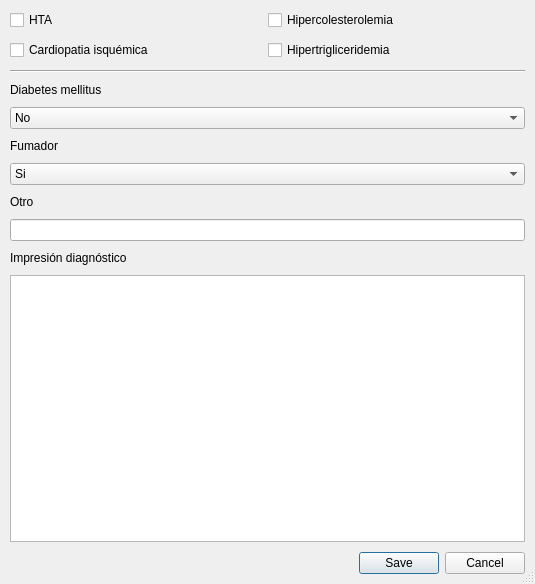
<?xml version="1.0" encoding="UTF-8"?>
<ui version="4.0">
 <class>Dialog</class>
 <widget class="QDialog" name="Dialog">
  <property name="geometry">
   <rect>
    <x>0</x>
    <y>0</y>
    <width>535</width>
    <height>584</height>
   </rect>
  </property>
  <property name="windowTitle">
   <string>Antecedentes Patológicos Personales</string>
  </property>
  <property name="sizeGripEnabled">
   <bool>true</bool>
  </property>
  <property name="modal">
   <bool>true</bool>
  </property>
  <layout class="QVBoxLayout" name="verticalLayout">
   <property name="spacing">
    <number>10</number>
   </property>
   <property name="leftMargin">
    <number>10</number>
   </property>
   <property name="topMargin">
    <number>10</number>
   </property>
   <property name="rightMargin">
    <number>10</number>
   </property>
   <property name="bottomMargin">
    <number>10</number>
   </property>
   <item>
    <widget class="QWidget" name="widget" native="true">
     <layout class="QGridLayout" name="gridLayout">
      <property name="leftMargin">
       <number>0</number>
      </property>
      <property name="topMargin">
       <number>0</number>
      </property>
      <property name="rightMargin">
       <number>0</number>
      </property>
      <property name="bottomMargin">
       <number>0</number>
      </property>
      <property name="horizontalSpacing">
       <number>0</number>
      </property>
      <property name="verticalSpacing">
       <number>10</number>
      </property>
      <item row="0" column="0">
       <widget class="QCheckBox" name="htaCheck">
        <property name="toolTip">
         <string>Hipertensión arterial</string>
        </property>
        <property name="text">
         <string>HTA</string>
        </property>
        <property name="tristate">
         <bool>false</bool>
        </property>
       </widget>
      </item>
      <item row="0" column="1">
       <widget class="QCheckBox" name="hclCheck">
        <property name="text">
         <string>Hipercolesterolemia</string>
        </property>
       </widget>
      </item>
      <item row="1" column="0">
       <widget class="QCheckBox" name="ciCheck">
        <property name="text">
         <string>Cardiopatia isquémica</string>
        </property>
       </widget>
      </item>
      <item row="1" column="1">
       <widget class="QCheckBox" name="htdCheck">
        <property name="text">
         <string>Hipertrigliceridemia</string>
        </property>
       </widget>
      </item>
     </layout>
    </widget>
   </item>
   <item>
    <widget class="Line" name="line">
     <property name="orientation">
      <enum>Qt::Horizontal</enum>
     </property>
    </widget>
   </item>
   <item>
    <widget class="QLabel" name="label_2">
     <property name="text">
      <string>Diabetes mellitus</string>
     </property>
    </widget>
   </item>
   <item>
    <widget class="QComboBox" name="dmCombo">
     <property name="sizeAdjustPolicy">
      <enum>QComboBox::AdjustToContents</enum>
     </property>
     <item>
      <property name="text">
       <string>No</string>
      </property>
     </item>
     <item>
      <property name="text">
       <string>Tipo I</string>
      </property>
     </item>
     <item>
      <property name="text">
       <string>Tipo II</string>
      </property>
     </item>
    </widget>
   </item>
   <item>
    <widget class="QLabel" name="label">
     <property name="text">
      <string>Fumador</string>
     </property>
    </widget>
   </item>
   <item>
    <widget class="QComboBox" name="smokerCombo">
     <property name="sizeAdjustPolicy">
      <enum>QComboBox::AdjustToContents</enum>
     </property>
     <item>
      <property name="text">
       <string>Si</string>
      </property>
     </item>
     <item>
      <property name="text">
       <string>Ex</string>
      </property>
     </item>
     <item>
      <property name="text">
       <string>No</string>
      </property>
     </item>
    </widget>
   </item>
   <item>
    <widget class="QLabel" name="label_3">
     <property name="text">
      <string>Otro</string>
     </property>
    </widget>
   </item>
   <item>
    <widget class="QLineEdit" name="otherInput"/>
   </item>
   <item>
    <widget class="QLabel" name="label_4">
     <property name="text">
      <string>Impresión diagnóstico</string>
     </property>
    </widget>
   </item>
   <item>
    <widget class="QPlainTextEdit" name="idInput">
     <property name="horizontalScrollBarPolicy">
      <enum>Qt::ScrollBarAsNeeded</enum>
     </property>
    </widget>
   </item>
   <item>
    <widget class="QDialogButtonBox" name="buttonBox">
     <property name="standardButtons">
      <set>QDialogButtonBox::Cancel|QDialogButtonBox::Save</set>
     </property>
    </widget>
   </item>
  </layout>
 </widget>
 <resources/>
 <connections>
  <connection>
   <sender>buttonBox</sender>
   <signal>rejected()</signal>
   <receiver>Dialog</receiver>
   <slot>reject()</slot>
   <hints>
    <hint type="sourcelabel">
     <x>485</x>
     <y>568</y>
    </hint>
    <hint type="destinationlabel">
     <x>531</x>
     <y>565</y>
    </hint>
   </hints>
  </connection>
 </connections>
</ui>
